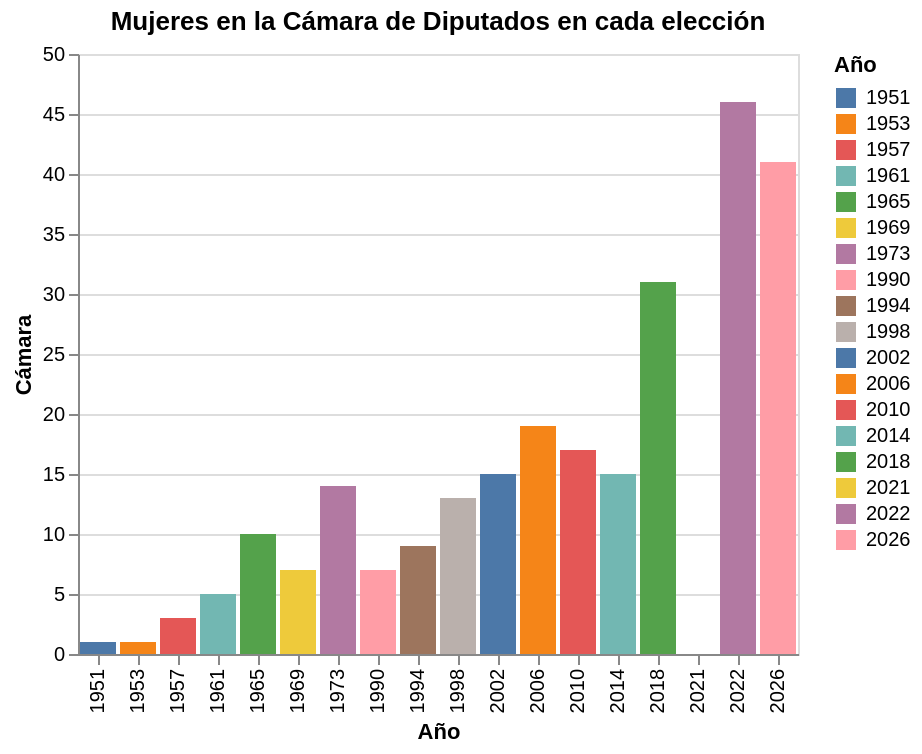

Notebook code for this chart:
### Code cell
alt.Chart(df).mark_bar().encode(
    x="Año:N",
    y="Cámara:Q",
    color="Año:N"
).properties(
    title="Mujeres en la Cámara de Diputados en cada elección"
)

### Figure 1 — Vega-Lite specification as saved in the notebook (floating-point values rounded to 4 significant figures)
{"config": {"view": {"continuousWidth": 300, "continuousHeight": 300}}, "data": {"name": "data-29d8a69b434acdfad5c1fd866ec790ce"}, "mark": {"type": "bar"}, "encoding": {"color": {"field": "Año", "type": "nominal"}, "x": {"field": "Año", "type": "nominal"}, "y": {"field": "Cámara", "type": "quantitative"}}, "title": "Mujeres en la Cámara de Diputados en cada elección", "$schema": "https://vega.github.io/schema/vega-lite/v5.20.1.json", "datasets": {"data-29d8a69b434acdfad5c1fd866ec790ce": [{"Año": 1951, "Total Congreso": 1, "Cámara": 1, "Senado": 0}, {"Año": 1953, "Total Congreso": 2, "Cámara": 1, "Senado": 1}, {"Año": 1957, "Total Congreso": 3, "Cámara": 3, "Senado": 0}, {"Año": 1961, "Total Congreso": 5, "Cámara": 5, "Senado": 0}, {"Año": 1965, "Total Congreso": 10, "Cámara": 10, "Senado": 0}, {"Año": 1969, "Total Congreso": 7, "Cámara": 7, "Senado": 0}, {"Año": 1973, "Total Congreso": 16, "Cámara": 14, "Senado": 2}, {"Año": 1990, "Total Congreso": 9, "Cámara": 7, "Senado": 2}, {"Año": 1994, "Total Congreso": 11, "Cámara": 9, "Senado": 2}, {"Año": 1998, "Total Congreso": 15, "Cámara": 13, "Senado": 2}, {"Año": 2002, "Total Congreso": 17, "Cámara": 15, "Senado": 2}, {"Año": 2006, "Total Congreso": 21, "Cámara": 19, "Senado": 2}, {"Año": 2010, "Total Congreso": 22, "Cámara": 17, "Senado": 5}, {"Año": 2014, "Total Congreso": 22, "Cámara": 15, "Senado": 7}, {"Año": 2018, "Total Congreso": 41, "Cámara": 31, "Senado": 10}, {"Año": 2021, "Total Congreso": 10, "Cámara": 0, "Senado": 10}, {"Año": 2022, "Total Congreso": 47, "Cámara": 46, "Senado": 1}, {"Año": 2026, "Total Congreso": 56, "Cámara": 41, "Senado": 15}]}}
